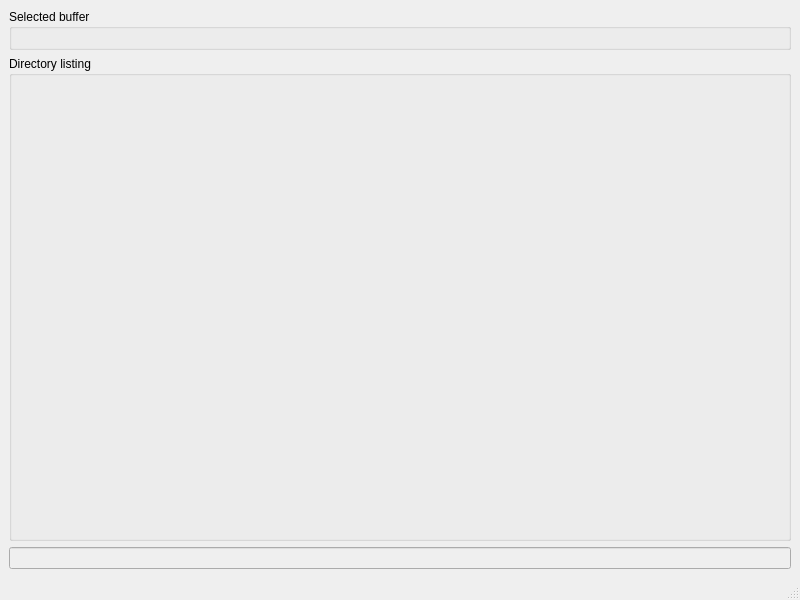
<?xml version="1.0" encoding="UTF-8"?>
<ui version="4.0">
 <class>MainWindow</class>
 <widget class="QMainWindow" name="MainWindow">
  <property name="geometry">
   <rect>
    <x>0</x>
    <y>0</y>
    <width>800</width>
    <height>600</height>
   </rect>
  </property>
  <property name="windowTitle">
   <string>Qfm</string>
  </property>
  <widget class="QWidget" name="centralwidget">
   <layout class="QGridLayout" name="gridLayout_2">
    <item row="0" column="0">
     <layout class="QGridLayout" name="gridLayout">
      <item row="0" column="0">
       <widget class="QGroupBox" name="groupBox">
        <property name="sizePolicy">
         <sizepolicy hsizetype="Preferred" vsizetype="Minimum">
          <horstretch>0</horstretch>
          <verstretch>0</verstretch>
         </sizepolicy>
        </property>
        <property name="title">
         <string>Selected buffer</string>
        </property>
        <layout class="QVBoxLayout" name="verticalLayout_4">
         <item>
          <layout class="QVBoxLayout" name="selected_layout"/>
         </item>
        </layout>
       </widget>
      </item>
      <item row="1" column="0">
       <widget class="QGroupBox" name="groupBox_2">
        <property name="sizePolicy">
         <sizepolicy hsizetype="Preferred" vsizetype="Expanding">
          <horstretch>0</horstretch>
          <verstretch>0</verstretch>
         </sizepolicy>
        </property>
        <property name="title">
         <string>Directory listing</string>
        </property>
        <layout class="QVBoxLayout" name="verticalLayout_2">
         <item>
          <layout class="QVBoxLayout" name="directory_layout"/>
         </item>
         <item>
          <spacer name="verticalSpacer">
           <property name="orientation">
            <enum>Qt::Vertical</enum>
           </property>
           <property name="sizeHint" stdset="0">
            <size>
             <width>20</width>
             <height>40</height>
            </size>
           </property>
          </spacer>
         </item>
        </layout>
       </widget>
      </item>
      <item row="2" column="0">
       <widget class="QLineEdit" name="cmd_line">
        <property name="enabled">
         <bool>false</bool>
        </property>
       </widget>
      </item>
     </layout>
    </item>
   </layout>
  </widget>
  <widget class="QStatusBar" name="statusbar"/>
 </widget>
 <resources/>
 <connections/>
</ui>
